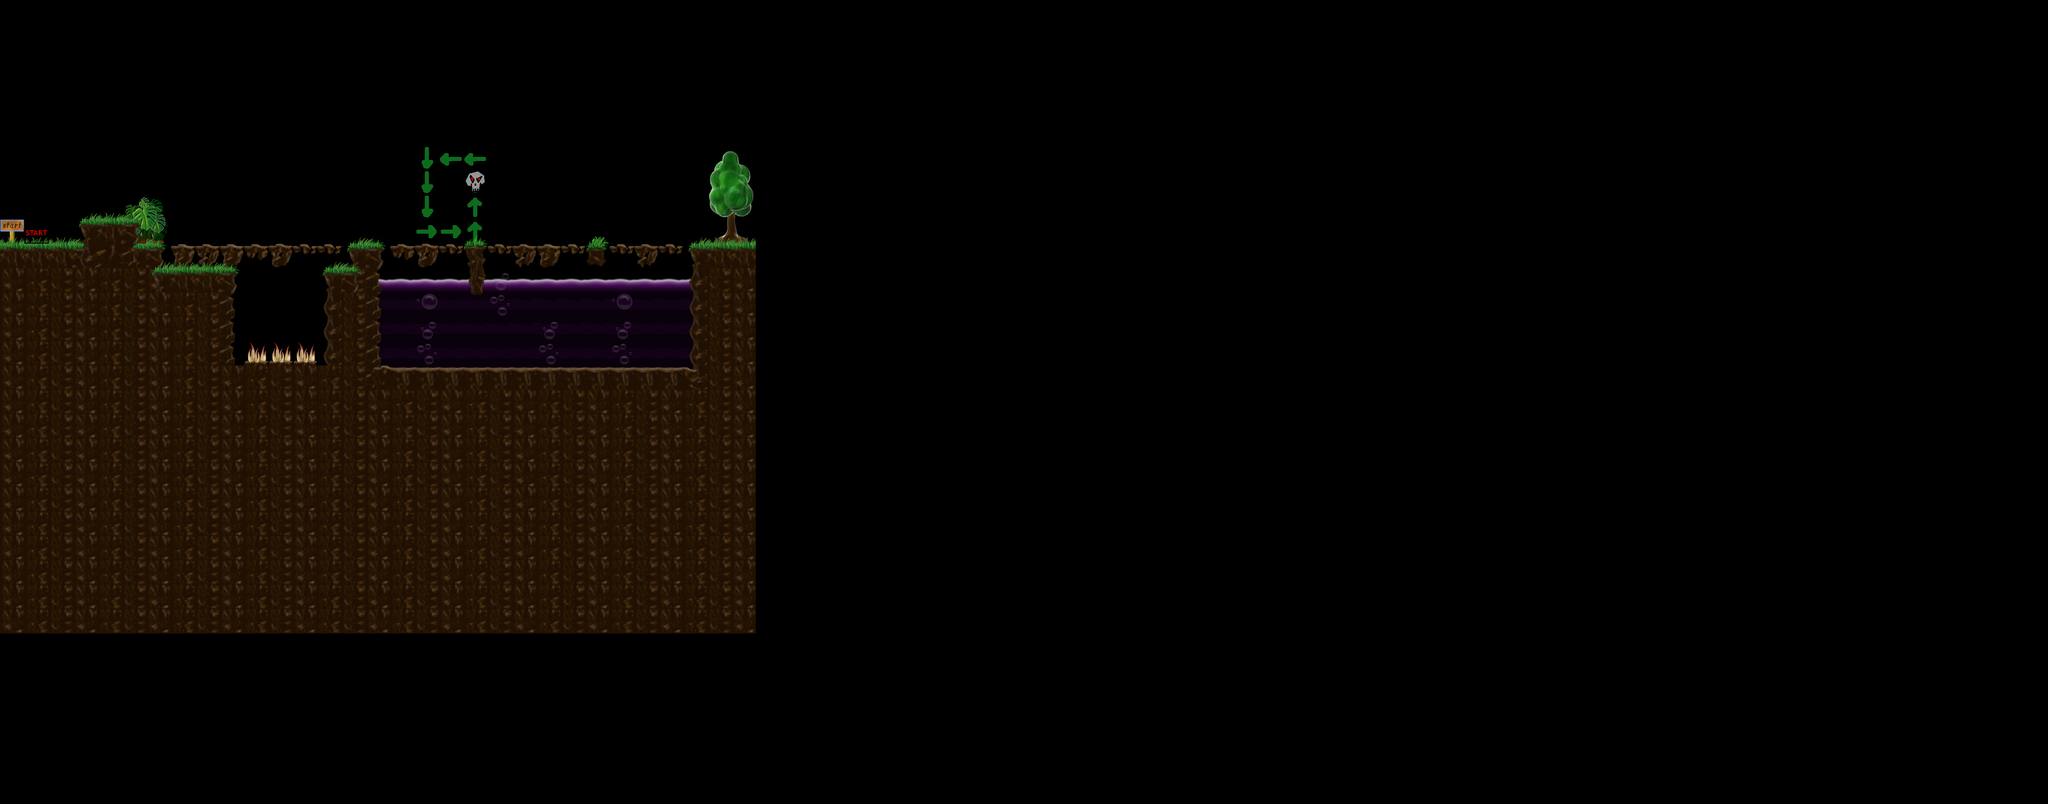

Rendered tile map (Tiled .tmx) drawn with the repository's tilesets; below, a short description and the map source with its tile grids summarised:
An orthogonal 84x33 tile map with 64x64 px tiles, 6 tile layers (Hintergrund, main, ai, meta, ...).

<map version="1.0" orientation="orthogonal" width="84" height="33" tilewidth="64" tileheight="64">
 <tileset firstgid="1" name="mapset01" tilewidth="64" tileheight="64">
  <image source="mapset01.png" width="512" height="2048" />
 </tileset>
 <layer name="Hintergrund" width="84" height="33">
  <data>[2772 cells, 40 non-empty, 18 distinct tile ids]</data>
 </layer>
 <layer name="main" width="84" height="33">
  <data>[2772 cells, 492 non-empty, 26 distinct tile ids]</data>
 </layer>
 <layer name="ai" width="84" height="33" opacity="0.56">
  <data>[2772 cells, 10 non-empty, 4 distinct tile ids]</data>
 </layer>
 <layer name="meta" width="84" height="33">
  <data>[2772 cells, 2 non-empty, 2 distinct tile ids]</data>
 </layer>
 <layer name="vordergrund" width="84" height="33">
  <data>[2772 cells, 32 non-empty, 11 distinct tile ids]</data>
 </layer>
 <layer name="Player" width="84" height="33">
  <data>[2772 cells, 0 non-empty, 0 distinct tile ids]</data>
 </layer>
</map>
